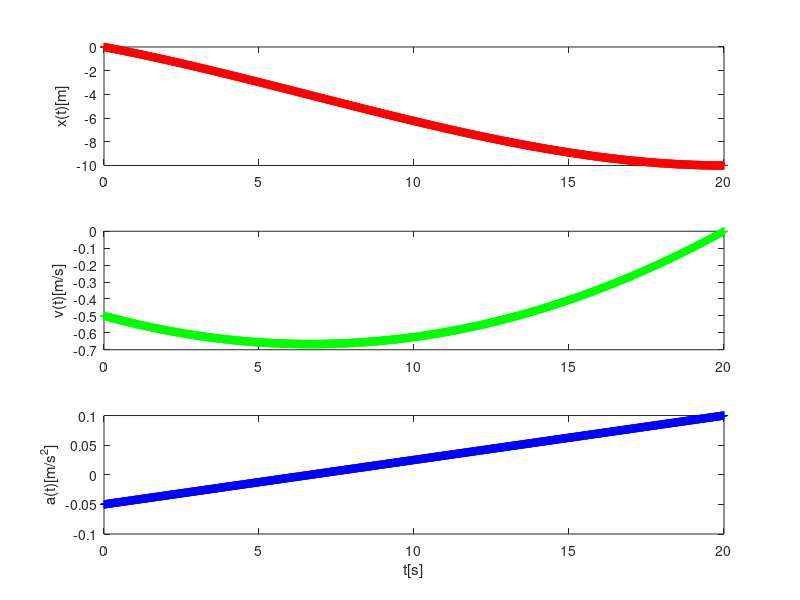

MATLAB code for this plot:
% Implementation of a PVT motion algorithm.
% Using variable amax to stretch out time.
% Regognizes if motion can't be completed in requested time.
% (checks if (tT-t0) < t_fastest) and sets time to fastest possible.
% 23.8.2018, Wayne Glettig
% Fastest track from x0 to xT, with the following given constraints:
%   vmax: maximum speed of travel 
%   amax: maximum acceleration
%   dmax: maximum deceleration
% The algorithm also takes in account start and end velocities v0 & vT
% And plots the result in (x,t), (v,t) and (a,t) plots.


%% INPUT PARAMETERS:
x0=0;  %Start position
v0=-1;  %Start velocity

xT=-10; %Target position
vT=0;  %Target velocity

t0=0;     %Start time 
tT=20;     %End Time
dt=0.01;  %time step

vmax=0.5; %Maxium allowed velocity
if (v0 > vmax)
    v0 = vmax;
end
if (v0 < -vmax)
    v0 = -vmax;
end
%amax=0.4;     %Maximum acceleration
%dmax=-amax; %Maximum deceleration

%% CALCULATE PROFILE:


A= [t0^3, t0^2, t0, 1; ...
    tT^3, tT^2, tT, 1; ...
    3*t0^2, 2*t0, 1, 0; ...
    3*tT^2, 2*tT, 1, 0];
b= [x0;xT;v0;vT] ;

x= A\b;

c1=x(1);
c2=x(2);
c3=x(3);
c4=x(4);

t_vmax = -2*c2/6/c1;
if (t_vmax < t0)      %minima/maxima before t0
    vmax= 3*c1*t0^2 + 2*c2*t0 + c3;
elseif (t_vmax > tT)  %minima/maxima after tT
    vmax= 3*c1*tT^2 + 2*c2*tT + c3;
else
    vmax= 3*c1*t_vmax^2 + 2*c2*t_vmax + c3;
end

if (abs(v0) > abs(vmax))
    vmax = v0;
end

vmax
    


%% STEP THROUGH PROFILE WITH GIVEN SAMPLE RATE:
%Vectors for results
T = t0:dt:tT;
X = zeros(length(T),1);
V = zeros(length(T),1);
A = zeros(length(T),1);
J = zeros(length(T),1);

for (i = 1:length(T))
   t = T(i);
   a= 6*c1*t + 2*c2;
   v= 3*c1*t^2 + 2*c2*t + c3;
   x= c1*t^3 + c2*t^2 + c3*t + c4;
   %Write to vectors
   X(i)=x;
   V(i)=v;
   A(i)=a;
end


%% PLOT CURVES:    
subplot (3,1,1);
plot(T, X,'r+-');
hold on;
ylabel('x(t)[m]');

subplot (3,1,2);
plot(T, V,'g+-');
hold on;
ylabel('v(t)[m/s]');

subplot (3,1,3);
plot(T, A,'b+-');
hold on;
ylabel('a(t)[m/s^2]');
xlabel('t[s]');
